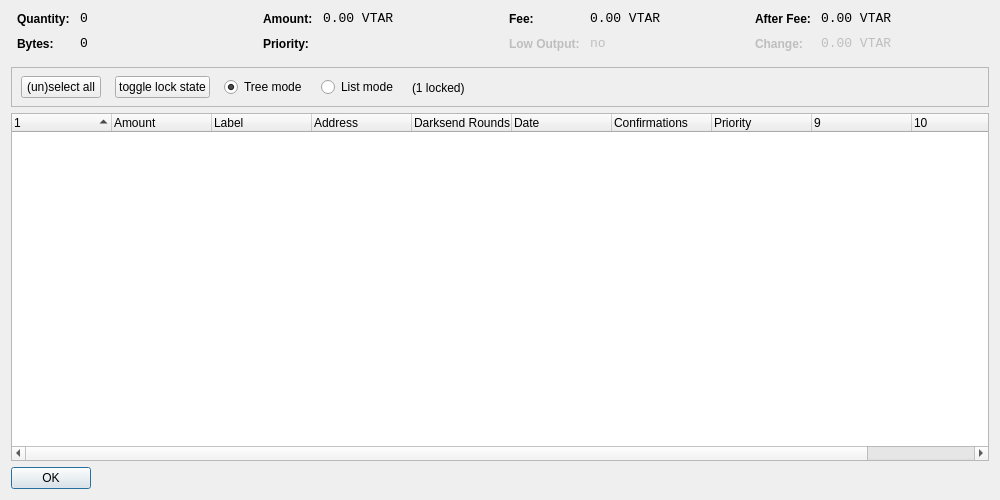
<?xml version="1.0" encoding="UTF-8"?>
<ui version="4.0">
 <class>CoinControlDialog</class>
 <widget class="QDialog" name="CoinControlDialog">
  <property name="geometry">
   <rect>
    <x>0</x>
    <y>0</y>
    <width>1000</width>
    <height>500</height>
   </rect>
  </property>
  <property name="windowTitle">
   <string>Coin Control</string>
  </property>
  <layout class="QVBoxLayout" name="verticalLayout">
   <item>
    <layout class="QHBoxLayout" name="horizontalLayoutTop" stretch="0,0,0,0">
     <property name="topMargin">
      <number>0</number>
     </property>
     <property name="bottomMargin">
      <number>10</number>
     </property>
     <item>
      <layout class="QFormLayout" name="formLayoutCoinControl1">
       <property name="horizontalSpacing">
        <number>10</number>
       </property>
       <property name="verticalSpacing">
        <number>10</number>
       </property>
       <property name="leftMargin">
        <number>6</number>
       </property>
       <property name="rightMargin">
        <number>6</number>
       </property>
       <item row="0" column="0">
        <widget class="QLabel" name="labelCoinControlQuantityText">
         <property name="styleSheet">
          <string notr="true">font-weight:bold;</string>
         </property>
         <property name="text">
          <string>Quantity:</string>
         </property>
        </widget>
       </item>
       <item row="0" column="1">
        <widget class="QLabel" name="labelCoinControlQuantity">
         <property name="font">
          <font>
           <family>Monospace</family>
           <pointsize>10</pointsize>
          </font>
         </property>
         <property name="cursor">
          <cursorShape>IBeamCursor</cursorShape>
         </property>
         <property name="contextMenuPolicy">
          <enum>Qt::ActionsContextMenu</enum>
         </property>
         <property name="text">
          <string notr="true">0</string>
         </property>
         <property name="textInteractionFlags">
          <set>Qt::LinksAccessibleByMouse|Qt::TextSelectableByKeyboard|Qt::TextSelectableByMouse</set>
         </property>
        </widget>
       </item>
       <item row="1" column="0">
        <widget class="QLabel" name="labelCoinControlBytesText">
         <property name="styleSheet">
          <string notr="true">font-weight:bold;</string>
         </property>
         <property name="text">
          <string>Bytes:</string>
         </property>
        </widget>
       </item>
       <item row="1" column="1">
        <widget class="QLabel" name="labelCoinControlBytes">
         <property name="font">
          <font>
           <family>Monospace</family>
           <pointsize>10</pointsize>
          </font>
         </property>
         <property name="cursor">
          <cursorShape>IBeamCursor</cursorShape>
         </property>
         <property name="contextMenuPolicy">
          <enum>Qt::ActionsContextMenu</enum>
         </property>
         <property name="text">
          <string notr="true">0</string>
         </property>
         <property name="textInteractionFlags">
          <set>Qt::LinksAccessibleByMouse|Qt::TextSelectableByKeyboard|Qt::TextSelectableByMouse</set>
         </property>
        </widget>
       </item>
      </layout>
     </item>
     <item>
      <layout class="QFormLayout" name="formLayoutCoinControl2">
       <property name="horizontalSpacing">
        <number>10</number>
       </property>
       <property name="verticalSpacing">
        <number>10</number>
       </property>
       <property name="leftMargin">
        <number>6</number>
       </property>
       <property name="rightMargin">
        <number>6</number>
       </property>
       <item row="0" column="0">
        <widget class="QLabel" name="labelCoinControlAmountText">
         <property name="styleSheet">
          <string notr="true">font-weight:bold;</string>
         </property>
         <property name="text">
          <string>Amount:</string>
         </property>
        </widget>
       </item>
       <item row="0" column="1">
        <widget class="QLabel" name="labelCoinControlAmount">
         <property name="font">
          <font>
           <family>Monospace</family>
           <pointsize>10</pointsize>
          </font>
         </property>
         <property name="cursor">
          <cursorShape>IBeamCursor</cursorShape>
         </property>
         <property name="contextMenuPolicy">
          <enum>Qt::ActionsContextMenu</enum>
         </property>
         <property name="text">
          <string notr="true">0.00 VTAR</string>
         </property>
         <property name="textInteractionFlags">
          <set>Qt::LinksAccessibleByMouse|Qt::TextSelectableByKeyboard|Qt::TextSelectableByMouse</set>
         </property>
        </widget>
       </item>
       <item row="1" column="0">
        <widget class="QLabel" name="labelCoinControlPriorityText">
         <property name="styleSheet">
          <string notr="true">font-weight:bold;</string>
         </property>
         <property name="text">
          <string>Priority:</string>
         </property>
        </widget>
       </item>
       <item row="1" column="1">
        <widget class="QLabel" name="labelCoinControlPriority">
         <property name="font">
          <font>
           <family>Monospace</family>
           <pointsize>10</pointsize>
          </font>
         </property>
         <property name="cursor">
          <cursorShape>IBeamCursor</cursorShape>
         </property>
         <property name="contextMenuPolicy">
          <enum>Qt::ActionsContextMenu</enum>
         </property>
         <property name="text">
          <string/>
         </property>
         <property name="textInteractionFlags">
          <set>Qt::LinksAccessibleByMouse|Qt::TextSelectableByKeyboard|Qt::TextSelectableByMouse</set>
         </property>
        </widget>
       </item>
      </layout>
     </item>
     <item>
      <layout class="QFormLayout" name="formLayoutCoinControl3">
       <property name="horizontalSpacing">
        <number>10</number>
       </property>
       <property name="verticalSpacing">
        <number>10</number>
       </property>
       <property name="leftMargin">
        <number>6</number>
       </property>
       <property name="rightMargin">
        <number>6</number>
       </property>
       <item row="0" column="0">
        <widget class="QLabel" name="labelCoinControlFeeText">
         <property name="styleSheet">
          <string notr="true">font-weight:bold;</string>
         </property>
         <property name="text">
          <string>Fee:</string>
         </property>
        </widget>
       </item>
       <item row="0" column="1">
        <widget class="QLabel" name="labelCoinControlFee">
         <property name="font">
          <font>
           <family>Monospace</family>
           <pointsize>10</pointsize>
          </font>
         </property>
         <property name="cursor">
          <cursorShape>IBeamCursor</cursorShape>
         </property>
         <property name="contextMenuPolicy">
          <enum>Qt::ActionsContextMenu</enum>
         </property>
         <property name="text">
          <string notr="true">0.00 VTAR</string>
         </property>
         <property name="textInteractionFlags">
          <set>Qt::LinksAccessibleByMouse|Qt::TextSelectableByKeyboard|Qt::TextSelectableByMouse</set>
         </property>
        </widget>
       </item>
       <item row="1" column="0">
        <widget class="QLabel" name="labelCoinControlLowOutputText">
         <property name="enabled">
          <bool>false</bool>
         </property>
         <property name="styleSheet">
          <string notr="true">font-weight:bold;</string>
         </property>
         <property name="text">
          <string>Low Output:</string>
         </property>
        </widget>
       </item>
       <item row="1" column="1">
        <widget class="QLabel" name="labelCoinControlLowOutput">
         <property name="enabled">
          <bool>false</bool>
         </property>
         <property name="font">
          <font>
           <family>Monospace</family>
           <pointsize>10</pointsize>
          </font>
         </property>
         <property name="cursor">
          <cursorShape>IBeamCursor</cursorShape>
         </property>
         <property name="contextMenuPolicy">
          <enum>Qt::ActionsContextMenu</enum>
         </property>
         <property name="text">
          <string notr="true">no</string>
         </property>
         <property name="textInteractionFlags">
          <set>Qt::LinksAccessibleByMouse|Qt::TextSelectableByKeyboard|Qt::TextSelectableByMouse</set>
         </property>
        </widget>
       </item>
      </layout>
     </item>
     <item>
      <layout class="QFormLayout" name="formLayoutCoinControl4">
       <property name="horizontalSpacing">
        <number>10</number>
       </property>
       <property name="verticalSpacing">
        <number>10</number>
       </property>
       <property name="leftMargin">
        <number>6</number>
       </property>
       <property name="rightMargin">
        <number>6</number>
       </property>
       <item row="0" column="0">
        <widget class="QLabel" name="labelCoinControlAfterFeeText">
         <property name="styleSheet">
          <string notr="true">font-weight:bold;</string>
         </property>
         <property name="text">
          <string>After Fee:</string>
         </property>
        </widget>
       </item>
       <item row="0" column="1">
        <widget class="QLabel" name="labelCoinControlAfterFee">
         <property name="font">
          <font>
           <family>Monospace</family>
           <pointsize>10</pointsize>
          </font>
         </property>
         <property name="cursor">
          <cursorShape>IBeamCursor</cursorShape>
         </property>
         <property name="contextMenuPolicy">
          <enum>Qt::ActionsContextMenu</enum>
         </property>
         <property name="text">
          <string notr="true">0.00 VTAR</string>
         </property>
         <property name="textInteractionFlags">
          <set>Qt::LinksAccessibleByMouse|Qt::TextSelectableByKeyboard|Qt::TextSelectableByMouse</set>
         </property>
        </widget>
       </item>
       <item row="1" column="0">
        <widget class="QLabel" name="labelCoinControlChangeText">
         <property name="enabled">
          <bool>false</bool>
         </property>
         <property name="styleSheet">
          <string notr="true">font-weight:bold;</string>
         </property>
         <property name="text">
          <string>Change:</string>
         </property>
        </widget>
       </item>
       <item row="1" column="1">
        <widget class="QLabel" name="labelCoinControlChange">
         <property name="enabled">
          <bool>false</bool>
         </property>
         <property name="font">
          <font>
           <family>Monospace</family>
           <pointsize>10</pointsize>
          </font>
         </property>
         <property name="cursor">
          <cursorShape>IBeamCursor</cursorShape>
         </property>
         <property name="contextMenuPolicy">
          <enum>Qt::ActionsContextMenu</enum>
         </property>
         <property name="text">
          <string notr="true">0.00 VTAR</string>
         </property>
         <property name="textInteractionFlags">
          <set>Qt::LinksAccessibleByMouse|Qt::TextSelectableByKeyboard|Qt::TextSelectableByMouse</set>
         </property>
        </widget>
       </item>
      </layout>
     </item>
    </layout>
   </item>
   <item>
    <widget class="QFrame" name="frame">
     <property name="minimumSize">
      <size>
       <width>0</width>
       <height>40</height>
      </size>
     </property>
     <property name="frameShape">
      <enum>QFrame::StyledPanel</enum>
     </property>
     <property name="frameShadow">
      <enum>QFrame::Sunken</enum>
     </property>
     <widget class="QWidget" name="horizontalLayoutWidget">
      <property name="geometry">
       <rect>
        <x>10</x>
        <y>0</y>
        <width>781</width>
        <height>41</height>
       </rect>
      </property>
      <layout class="QHBoxLayout" name="horizontalLayoutPanel" stretch="0,0,0,0,0">
       <property name="spacing">
        <number>14</number>
       </property>
       <item>
        <widget class="QPushButton" name="pushButtonSelectAll">
         <property name="sizePolicy">
          <sizepolicy hsizetype="Maximum" vsizetype="Fixed">
           <horstretch>0</horstretch>
           <verstretch>0</verstretch>
          </sizepolicy>
         </property>
         <property name="text">
          <string>(un)select all</string>
         </property>
        </widget>
       </item>
        <item>
         <widget class="QPushButton" name="pushButtonToggleLock">
          <property name="sizePolicy">
           <sizepolicy hsizetype="Maximum" vsizetype="Fixed">
            <horstretch>0</horstretch>
            <verstretch>0</verstretch>
           </sizepolicy>
          </property>
          <property name="text">
           <string>toggle lock state</string>
          </property>
          <property name="autoDefault">
           <bool>false</bool>
          </property>
         </widget>
        </item>
       <item>
        <widget class="QRadioButton" name="radioTreeMode">
         <property name="sizePolicy">
          <sizepolicy hsizetype="Maximum" vsizetype="Fixed">
           <horstretch>0</horstretch>
           <verstretch>0</verstretch>
          </sizepolicy>
         </property>
         <property name="text">
          <string>Tree mode</string>
         </property>
         <property name="checked">
          <bool>true</bool>
         </property>
        </widget>
       </item>
       <item>
        <widget class="QRadioButton" name="radioListMode">
         <property name="sizePolicy">
          <sizepolicy hsizetype="Maximum" vsizetype="Fixed">
           <horstretch>0</horstretch>
           <verstretch>0</verstretch>
          </sizepolicy>
         </property>
         <property name="text">
          <string>List mode</string>
         </property>
        </widget>
       </item>
        <item>
         <widget class="QLabel" name="labelLocked">
          <property name="text">
           <string>(1 locked)</string>
          </property>
         </widget>
        </item>
       <item>
        <spacer name="horizontalSpacer">
         <property name="orientation">
          <enum>Qt::Horizontal</enum>
         </property>
         <property name="sizeHint" stdset="0">
          <size>
           <width>40</width>
           <height>20</height>
          </size>
         </property>
        </spacer>
       </item>
      </layout>
     </widget>
    </widget>
   </item>
   <item>
    <widget class="CoinControlTreeWidget" name="treeWidget">
     <property name="contextMenuPolicy">
      <enum>Qt::CustomContextMenu</enum>
     </property>
     <property name="sortingEnabled">
      <bool>false</bool>
     </property>
     <property name="columnCount">
      <number>11</number>
     </property>
     <attribute name="headerShowSortIndicator" stdset="0">
      <bool>true</bool>
     </attribute>
     <attribute name="headerStretchLastSection">
      <bool>false</bool>
     </attribute>
     <column>
      <property name="text">
       <string/>
      </property>
     </column>
     <column>
      <property name="text">
       <string>Amount</string>
      </property>
     </column>
     <column>
      <property name="text">
       <string>Label</string>
      </property>
     </column>
     <column>
      <property name="text">
       <string>Address</string>
      </property>
     </column>
     <column>
      <property name="text">
       <string>Darksend Rounds</string>
      </property>
    </column>
     <column>
      <property name="text">
       <string>Date</string>
      </property>
     </column>
     <column>
      <property name="text">
       <string>Confirmations</string>
      </property>
      <property name="toolTip">
       <string>Confirmed</string>
      </property>
     </column>
     <column>
      <property name="text">
       <string>Priority</string>
      </property>
     </column>
     <column>
      <property name="text">
       <string/>
      </property>
     </column>
     <column>
      <property name="text">
       <string/>
      </property>
     </column>
     <column>
      <property name="text">
       <string/>
      </property>
     </column>
     <column>
      <property name="text">
       <string/>
      </property>
     </column>
    </widget>
   </item>
   <item>
    <widget class="QDialogButtonBox" name="buttonBox">
     <property name="sizePolicy">
      <sizepolicy hsizetype="Maximum" vsizetype="Fixed">
       <horstretch>0</horstretch>
       <verstretch>0</verstretch>
      </sizepolicy>
     </property>
     <property name="orientation">
      <enum>Qt::Horizontal</enum>
     </property>
     <property name="standardButtons">
      <set>QDialogButtonBox::Ok</set>
     </property>
    </widget>
   </item>
  </layout>
 </widget>
 <customwidgets>
  <customwidget>
   <class>CoinControlTreeWidget</class>
   <extends>QTreeWidget</extends>
   <header>coincontroltreewidget.h</header>
  </customwidget>
 </customwidgets>
 <resources/>
 <connections/>
</ui>
